Frame 1 (no input): blank canvas, image omitted
Frame 60 (no input): blank canvas, image omitted
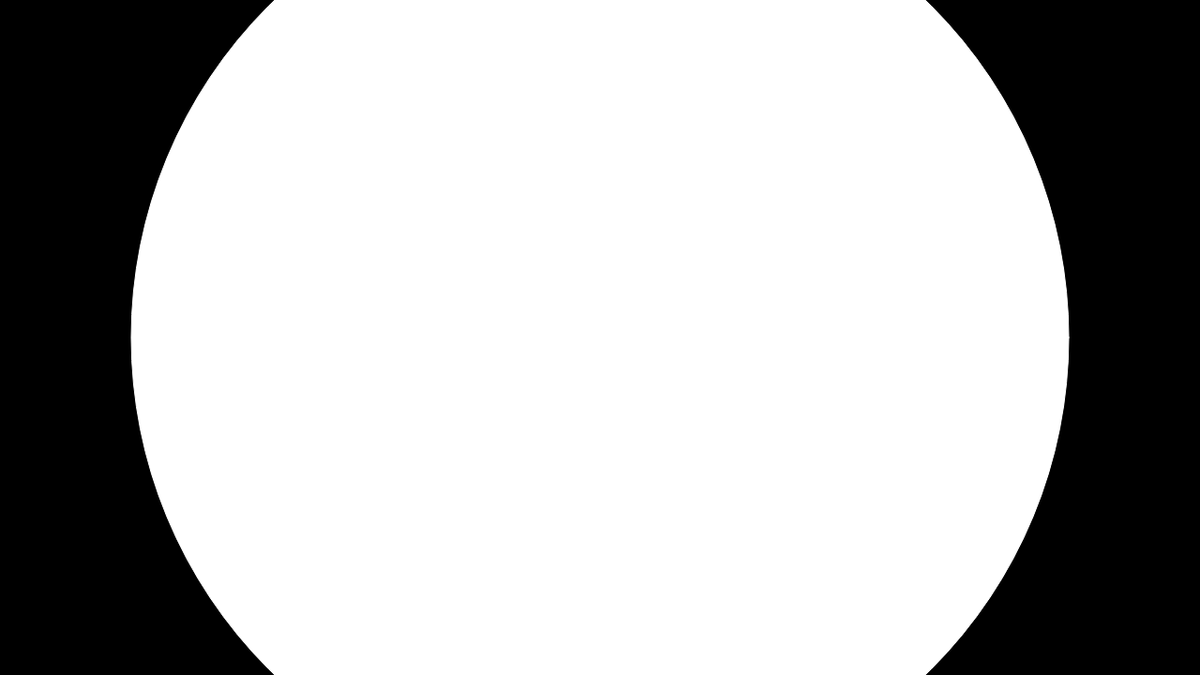
Frame 120 (the mouse pressed at the canvas centre since frame 60)

The p5.js sketch whose frames 1 and 60 were blank and that drew this single picture after the mouse press (run headless with seeded random() and noise() and a simulated clock; from frame 60 on, the mouse is pressed at the canvas centre):

// p5.js sketch
// ── sketch.js
/*
 * @name Patterns
 * @description Move the cursor over the image to draw with a software tool
 * which responds to the speed of the mouse.
 */
function setup() {
  createCanvas(1280, 720);
  background(0);
}

function draw() {
  // Call the variableEllipse() method and send it the
  // parameters for the current mouse position
  // and the previous mouse position
  variableEllipse(mouseX, mouseY, pmouseX, pmouseY);
}

// The simple method variableEllipse() was created specifically
// for this program. It calculates the speed of the mouse
// and draws a small ellipse if the mouse is moving slowly
// and draws a large ellipse if the mouse is moving quickly

function variableEllipse(x, y, px, py) {
  let speed = abs(x - px) + abs(y - py);
  stroke(speed);
  ellipse(x, y, speed, speed);
}
